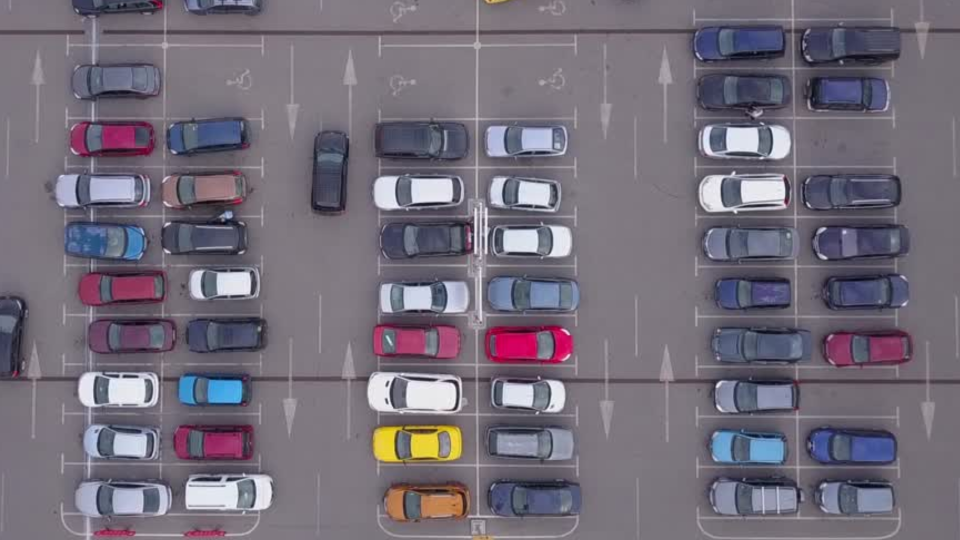
#> input picture test/car.png, 1920 x 1080 px (shown at 1/2 size)
$ python data_collection.py
#> lines starting #> are read from the running program, lines starting #| are printed output that depends on the picture; after the words box and inside, x2 and y2 are one past the last pixel; in counts of white or black regions, pixels touching at a corner belong together
import cv2
import pickle
import os

width = 130
height = 65
save_dir="cropped_img"

if not os.path.exists(save_dir):
    os.makedirs(save_dir)

def save_cropped_img(img,pos,index):
    cropped_img=img[pos[1]:pos[1]+height,pos[0]:pos[0]+width]
    save_path=os.path.join(save_dir,f'roi_{index}.png')
    cv2.imwrite(save_path,cropped_img)
    print(f"cropped image saved : {save_path}")

try:
    with open("car_pos.pkl","rb") as f:
#> (reads car_pos.pkl from the repository)
        positionList=pickle.load(f)
except:
    positionList=[]


def mouseclick(events,x,y,flags,params):
    if events==cv2.EVENT_LBUTTONDOWN:
        positionList.append((x,y))
        save_cropped_img(cv2.resize(cv2.imread("test/car.png"),(1280,720)),(x,y),len(positionList))
    if events==cv2.EVENT_RBUTTONDOWN:
        for i,pos in enumerate(positionList):
            x1,y1=pos

            if x1<x<x1+width and y1<y<y1+height:
                positionList.pop(i)
    with open("car_pos.pkl","wb") as f:
        pickle.dump(positionList,f)
while True:
    image=cv2.imread("test/car.png")
#> image is the input picture: shape (1080, 1920, 3); mean B, G, R 121.2, 108.8, 115.3
    image=cv2.resize(image,(1280,720))
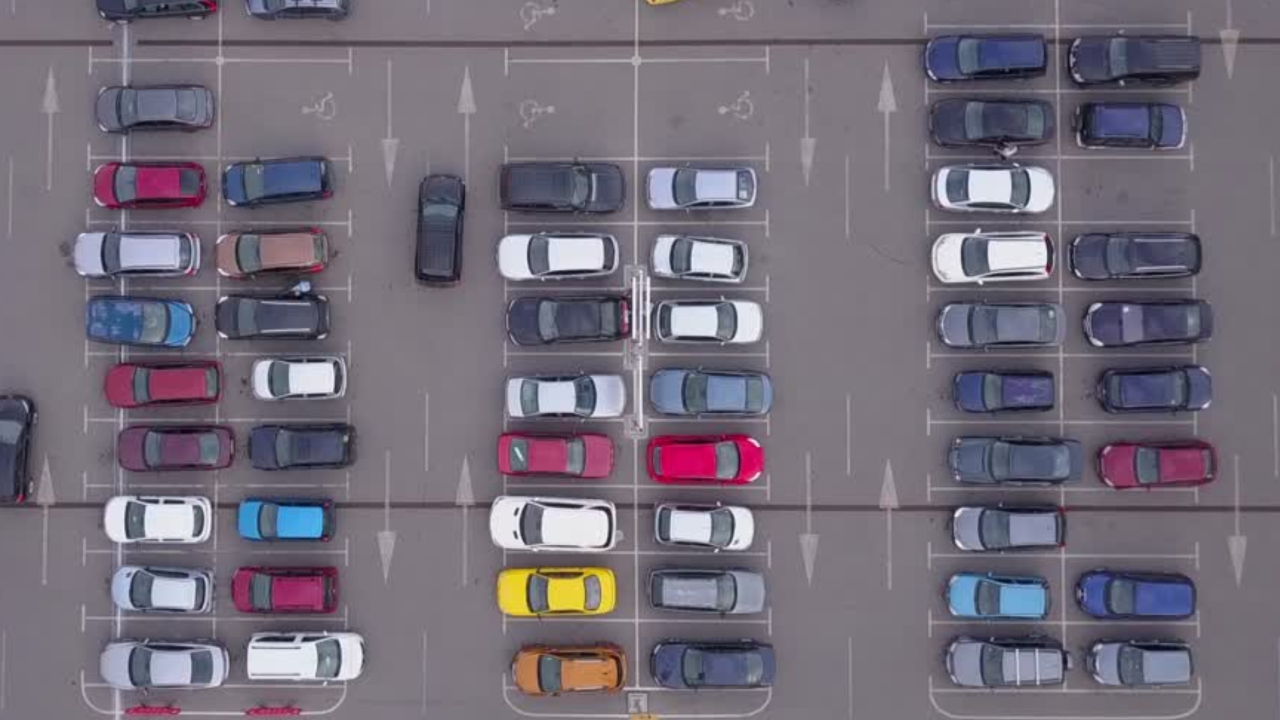
#> image: shape (720, 1280, 3); mean B, G, R 121.2, 108.7, 115.3
    for pos in positionList:
        cv2.rectangle(image,pos,(pos[0]+width,pos[1]+height),(255,0,255),2)
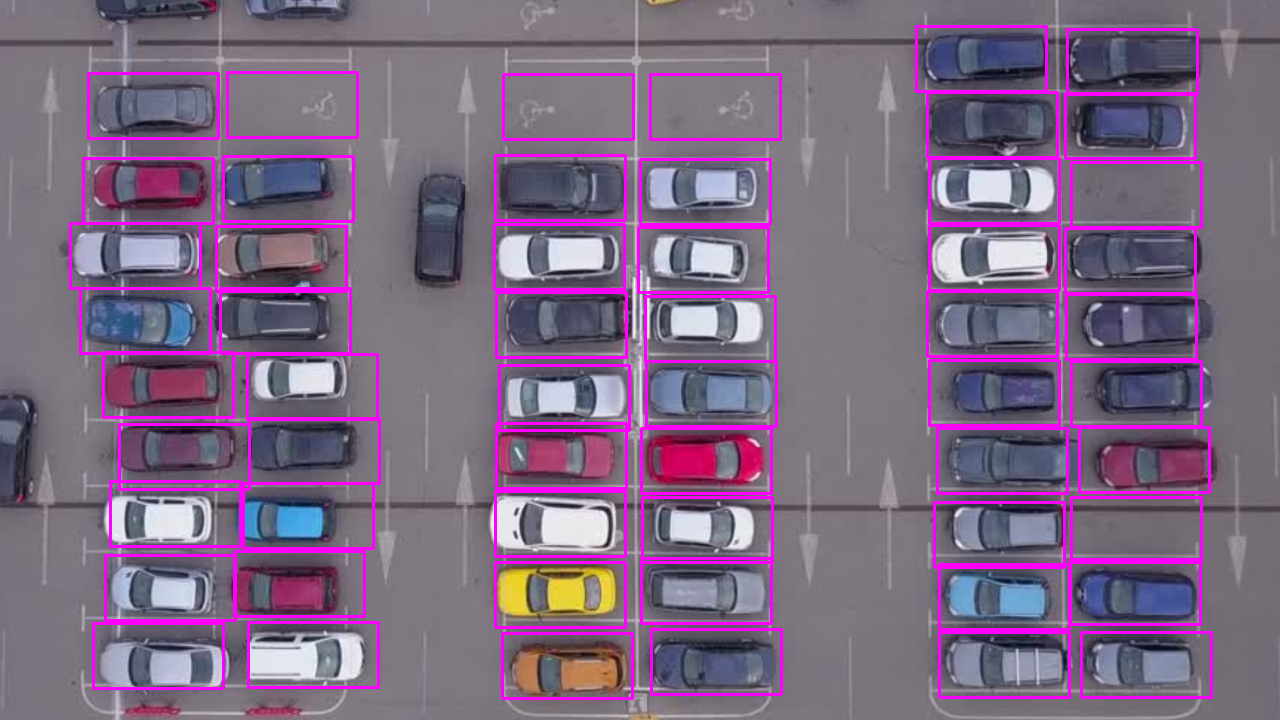
#> image: shape (720, 1280, 3); 6.54% of pixels changed, all inside (x1, y1, x2, y2) = (69, 25, 1213, 700)
    cv2.imshow("Image",image)
    cv2.setMouseCallback("Image",mouseclick)
    k=cv2.waitKey(1)
#> (key q is pressed here)
    if k==ord("q"):
        break
